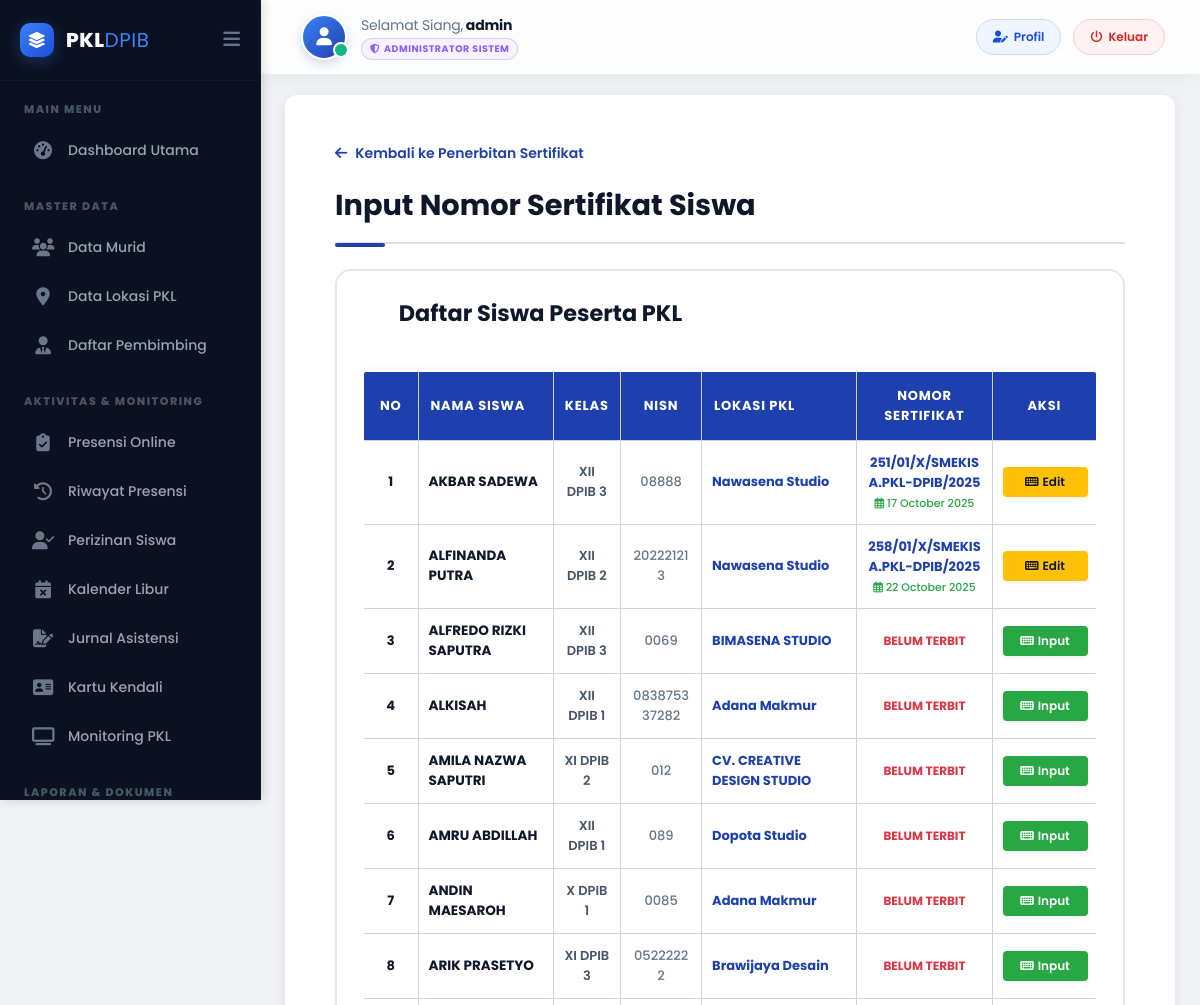
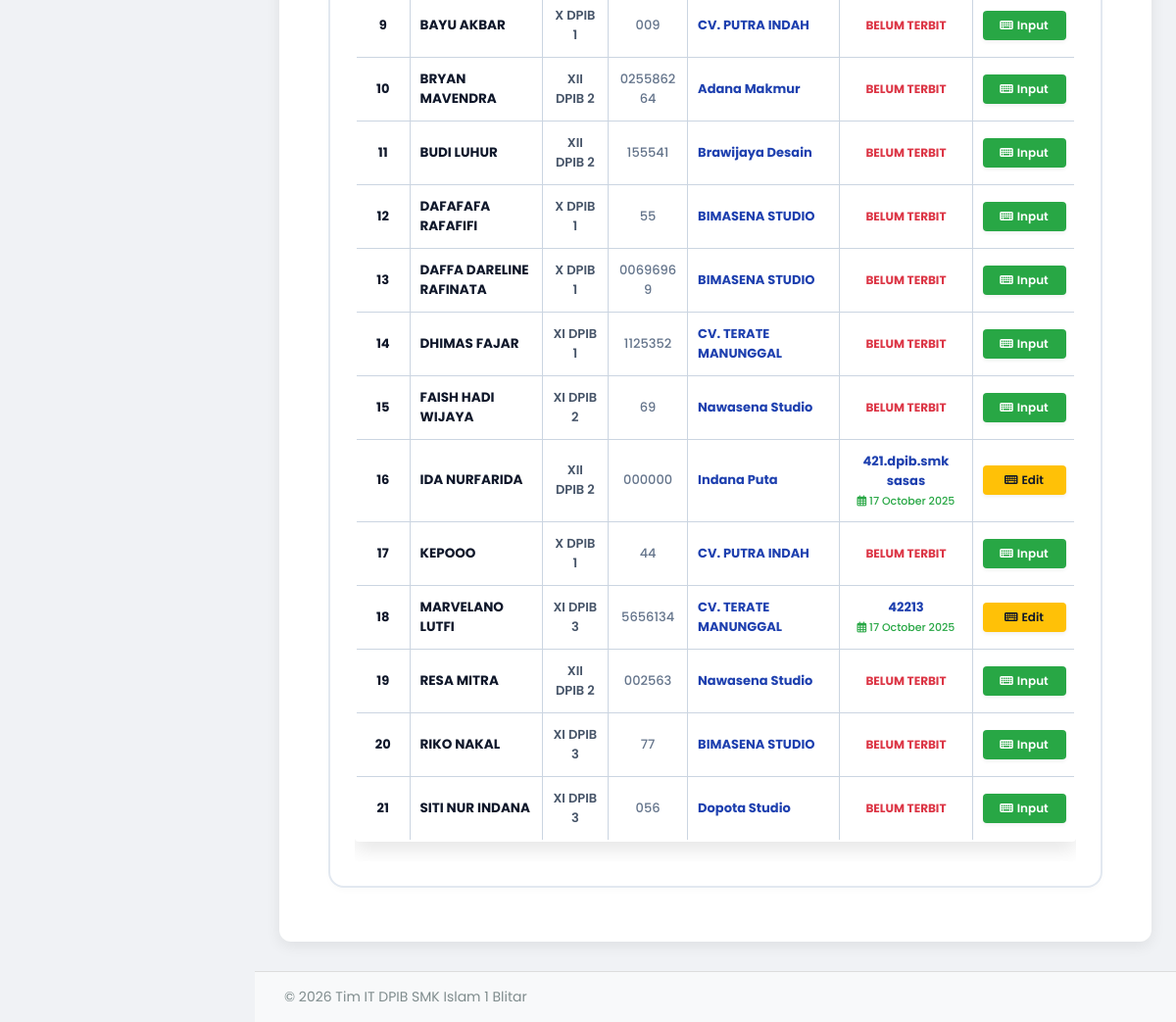
Screenshot of /admin/sertifikat-nomor-input.php (signed in) with the database file from the repository (2 pictures, top to bottom).
### tables this page shows
CREATE TABLE `peserta_didik` (
  `id` int(11) NOT NULL,
  `nisn` varchar(20) NOT NULL,
  `nama` varchar(100) NOT NULL,
  `email` varchar(100) DEFAULT NULL,
  `kelas` varchar(10) NOT NULL,
  `alamat_siswa` text DEFAULT NULL,
  `lokasi_id` int(11) DEFAULT NULL,
  `periode_id` int(11) DEFAULT NULL,
  `tgl_daftar` timestamp NOT NULL DEFAULT current_timestamp()
);

CREATE TABLE `lokasi_pkl` (
  `lokasi_id` int(11) NOT NULL,
  `alamat` varchar(255) DEFAULT NULL,
  `guru_id` int(11) DEFAULT NULL,
  `nama_lokasi` varchar(100) NOT NULL,
  `jam_kerja` varchar(100) DEFAULT NULL,
  `kuota_max` int(11) NOT NULL DEFAULT 5
);

CREATE TABLE `sertifikat_terbit` (
  `terbit_id` int(11) NOT NULL,
  `siswa_id` int(11) NOT NULL,
  `nomor_sertifikat` varchar(100) NOT NULL,
  `tanggal_terbit` date NOT NULL,
  `nilai_rata_rata` decimal(5,2) DEFAULT NULL,
  `nama_ttd_dudi` varchar(150) DEFAULT NULL,
  `jabatan_ttd_dudi` varchar(100) DEFAULT NULL,
  `nip_ttd_dudi` varchar(50) DEFAULT NULL
);

### admin/sertifikat-nomor-input.php (the view, shortened to what this page needs)
<?php
include '../config/db-koneksi.php';
$siswa_data_query = "
    SELECT
        p.id, p.nisn, p.nama, p.kelas,
        l.nama_lokasi,
        s.nomor_sertifikat, s.tanggal_terbit
    FROM peserta_didik p
    LEFT JOIN lokasi_pkl l ON p.lokasi_id = l.lokasi_id
    LEFT JOIN sertifikat_terbit s ON p.id = s.siswa_id
    ORDER BY p.nama ASC
";
$siswa_data = $koneksi->query($siswa_data_query);
function formatTanggal($tanggal) {
    return strftime('%d %B %Y', strtotime($tanggal));
}
?>
<!DOCTYPE html>
<html lang="id">
<head>
    <link rel="stylesheet" href="../css/style.css">
    <link rel="stylesheet" href="https://cdnjs.cloudflare.com/ajax/libs/font-awesome/6.5.2/css/all.min.css" rel="stylesheet">
</head>
<body class="admin-body">
<?php
include 'panel/sidebar.php';
?>
<div class="main-content-wrapper">
    <?php include 'panel/navbar.php'; ?>
    <div class="admin-main-content">
        <a href="sertifikat.php" class="btn-back"><i class="fas fa-arrow-left"></i> Kembali ke Penerbitan Sertifikat</a>
        <h1>Input Nomor Sertifikat Siswa</h1>
        <div class="glass-panel-table">
            <h2>Daftar Siswa Peserta PKL</h2>
            <div class="table-container-fixed">
                <?php if ($siswa_data && $siswa_data->num_rows > 0): ?>
                <table class="siswa-table-main">
                    <thead>
                        <tr>
                            <th>NO</th>
                            <th>NAMA SISWA</th>
                            <th>KELAS</th>
                            <th>NISN</th>
                            <th>LOKASI PKL</th>
                            <th>NOMOR SERTIFIKAT</th>
                            <th>AKSI</th>
                        </tr>
                    </thead>
                    <tbody>
                        <?php $siswa_no = 1; while($row = $siswa_data->fetch_assoc()):
                            $is_terbit = !empty($row['nomor_sertifikat']);
                        ?>
                        <tr>
                            <td style="font-weight: 700;"><?php echo $siswa_no++; ?></td>
                            <td>
                                <div class="student-name-title"><?php echo htmlspecialchars($row['nama']); ?></div>
                            </td>
                            <td style="font-weight: 600; color: #475569;"><?php echo htmlspecialchars($row['kelas']); ?></td>
                            <td style="font-weight: 500; color: #64748b;"><?php echo htmlspecialchars($row['nisn']); ?></td>
                            <td>
                                <div class="location-title"><?php echo htmlspecialchars($row['nama_lokasi'] ?? 'Belum Pilih Lokasi'); ?></div>
                            </td>
                            <td>
                                <?php if ($is_terbit): ?>
                                    <span class="nomor-terbit-text"><?php echo htmlspecialchars($row['nomor_sertifikat']); ?></span>
                                    <span style="font-size: 11px; color: var(--mantap-green); display: block; font-weight: 500; margin-top: 2px;"><i class="far fa-calendar-alt"></i> <?php echo formatTanggal($row['tanggal_terbit']); ?></span>
                                <?php else: ?>
                                    <span class="nomor-belum-text">Belum Terbit</span>
                                <?php endif; ?>
                            </td>
                            <td>
                                <a href="sertifikat-nomor-input.php?siswa_id=<?php echo $row['id']; ?>" class="btn-input-nomor-inline" style="background-color: <?php echo $is_terbit ? '#ffc107' : 'var(--mantap-green)'; ?>; color: <?php echo $is_terbit ? '#0f172a' : 'white'; ?> !important;">
                                    <i class="fas fa-keyboard"></i> <?php echo $is_terbit ? 'Edit' : 'Input'; ?>
                                </a>
                            </td>
                        </tr>
                        <?php endwhile; ?>
                    </tbody>
                </table>
                <?php else: ?>
                     <div class="alert error" style="margin: 0; text-align: center;">Tidak ada peserta didik terdaftar.</div>
                <?php endif; ?>
            </div>
        </div>
    </div>
</div>
<?php
include 'panel/footer.php';
?>
</body>
</html>

### css/style.css (style rules this page uses)
html { scroll-behavior: smooth; }
body { font-family: 'Poppins', sans-serif; background-color: #f0f2f5; padding: 0; margin: 0; }
h1 { color: #2c3e50; font-weight: 700; font-size: 28px; border-bottom: 2px solid #e0e0e0; padding-bottom: 15px; margin-bottom: 25px; padding-left: 5%; padding-right: 5%; }
h2 { color: #34495e; font-size: 20px; font-weight: 600; margin-top: 30px; margin-bottom: 15px; padding-left: 5%; }
table { width: 100%; margin: 20px 0; border-radius: 10px; overflow: hidden; box-shadow: none; }
table th, table td { border: none; padding: 14px 18px; text-align: left; font-size: 14px; vertical-align: middle; white-space: normal; }
table th:nth-child(1), table td:nth-child(1) { width: 20%; }
table th:nth-child(2), table td:nth-child(2) { width: 25%; }
table th:nth-child(3), table td:nth-child(3) { width: 50%; }
table th:nth-child(4), table td:nth-child(4) { width: 10%; }
table th { background-color: #2c3e50; color: #ffffff; font-weight: 700; text-transform: uppercase; letter-spacing: 0.8px; }
table tr:nth-child(even) { background-color: #f8f9fa; }
table { width: 90%; margin: 20px auto; border-radius: 10px; overflow: hidden; box-shadow: 0 8px 20px rgba(0, 0, 0, 0.1); }
.admin-body { display: flex; font-family: 'Poppins', sans-serif; background-color: #f0f2f5; min-height: 100vh; }
.main-content-wrapper { flex-grow: 1; display: flex; flex-direction: column; }
.admin-main-content { padding: 20px; flex-grow: 1; }
.admin-main-content h1 { font-size: 24px; padding-left: 0; padding-right: 0; margin-bottom: 20px; }

### admin/panel/sidebar.php (style rules this page uses)
:root { --sidebar-bg: #0B1121; --sidebar-active-bg: rgba(59, 130, 246, 0.12); --sidebar-active-text: #3b82f6; --sidebar-hover-bg: rgba(255, 255, 255, 0.04); --text-main: #94a3b8; --text-hover: #f1f5f9; --sidebar-width-full: 260px; --sidebar-width-mini: 85px; }
body { padding-left: var(--sidebar-width-full) !important; transition: padding-left 0.3s cubic-bezier(0.4, 0, 0.2, 1) !important; overflow-x: hidden; }

### admin/panel/navbar.php (style rules this page uses)
:root { --nav-height: 75px; }

### rows the page displays
peserta_didik: nama "AKBAR SADEWA", kelas "XII DPIB 3", nisn "08888", lokasi.nama_lokasi "Nawasena Studio", sertifikat_terbit.nomor_sertifikat "251/01/X/SMEKISA.PKL-DPIB/2025", sertifikat_terbit.tanggal_terbit "17 October 2025", shows "Edit"
peserta_didik: nama "ALFINANDA PUTRA", kelas "XII DPIB 2", nisn "202221213", lokasi.nama_lokasi "Nawasena Studio", sertifikat_terbit.nomor_sertifikat "258/01/X/SMEKISA.PKL-DPIB/2025", sertifikat_terbit.tanggal_terbit "22 October 2025", shows "Edit"
peserta_didik: nama "ALFREDO RIZKI SAPUTRA", kelas "XII DPIB 3", nisn "0069", lokasi.nama_lokasi "BIMASENA STUDIO", shows "BELUM TERBIT", shows "Input"
peserta_didik: nama "ALKISAH", kelas "XII DPIB 1", nisn "083875337282", lokasi.nama_lokasi "Adana Makmur", shows "BELUM TERBIT", shows "Input"
peserta_didik: nama "AMILA NAZWA SAPUTRI", kelas "XI DPIB 2", nisn "012", lokasi.nama_lokasi "CV. CREATIVE DESIGN STUDIO", shows "BELUM TERBIT", shows "Input"
peserta_didik: nama "AMRU ABDILLAH", kelas "XII DPIB 1", nisn "089", lokasi.nama_lokasi "Dopota Studio", shows "BELUM TERBIT", shows "Input"
peserta_didik: nama "ANDIN MAESAROH", kelas "X DPIB 1", nisn "0085", lokasi.nama_lokasi "Adana Makmur", shows "BELUM TERBIT", shows "Input"
peserta_didik: nama "ARIK PRASETYO", kelas "XI DPIB 3", nisn "05222222", lokasi.nama_lokasi "Brawijaya Desain", shows "BELUM TERBIT", shows "Input"
peserta_didik: nama "BAYU AKBAR", kelas "X DPIB 1", nisn "009", lokasi.nama_lokasi "CV. PUTRA INDAH", shows "BELUM TERBIT", shows "Input"
peserta_didik: nama "BRYAN MAVENDRA", kelas "XII DPIB 2", nisn "025586264", lokasi.nama_lokasi "Adana Makmur", shows "BELUM TERBIT", shows "Input"
peserta_didik: nama "BUDI LUHUR", kelas "XII DPIB 2", nisn "155541", lokasi.nama_lokasi "Brawijaya Desain", shows "BELUM TERBIT", shows "Input"
peserta_didik: nama "DAFAFAFA RAFAFIFI", kelas "X DPIB 1", nisn "55", lokasi.nama_lokasi "BIMASENA STUDIO", shows "BELUM TERBIT", shows "Input"
peserta_didik: nama "DAFFA DARELINE RAFINATA", kelas "X DPIB 1", nisn "00696969", lokasi.nama_lokasi "BIMASENA STUDIO", shows "BELUM TERBIT", shows "Input"
peserta_didik: nama "DHIMAS FAJAR", kelas "XI DPIB 1", nisn "1125352", lokasi.nama_lokasi "CV. TERATE MANUNGGAL", shows "BELUM TERBIT", shows "Input"
peserta_didik: nama "FAISH HADI WIJAYA", kelas "XI DPIB 2", nisn "69", lokasi.nama_lokasi "Nawasena Studio", shows "BELUM TERBIT", shows "Input"
peserta_didik: nama "IDA NURFARIDA", kelas "XII DPIB 2", nisn "000000", lokasi.nama_lokasi "Indana Puta", sertifikat_terbit.nomor_sertifikat "421.dpib.smk sasas", sertifikat_terbit.tanggal_terbit "17 October 2025", shows "Edit"
peserta_didik: nama "KEPOOO", kelas "X DPIB 1", nisn "44", lokasi.nama_lokasi "CV. PUTRA INDAH", shows "BELUM TERBIT", shows "Input"
peserta_didik: nama "MARVELANO LUTFI", kelas "XI DPIB 3", nisn "5656134", lokasi.nama_lokasi "CV. TERATE MANUNGGAL", sertifikat_terbit.nomor_sertifikat "42213", sertifikat_terbit.tanggal_terbit "17 October 2025", shows "Edit"
peserta_didik: nama "RESA MITRA", kelas "XII DPIB 2", nisn "002563", lokasi.nama_lokasi "Nawasena Studio", shows "BELUM TERBIT", shows "Input"
peserta_didik: nama "RIKO NAKAL", kelas "XI DPIB 3", nisn "77", lokasi.nama_lokasi "BIMASENA STUDIO", shows "BELUM TERBIT", shows "Input"
peserta_didik: nama "SITI NUR INDANA", kelas "XI DPIB 3", nisn "056", lokasi.nama_lokasi "Dopota Studio", shows "BELUM TERBIT", shows "Input"

### other values shown
$sapaan "Selamat Siang"
$current_full_name "admin"
$role_label "ADMINISTRATOR SISTEM"
